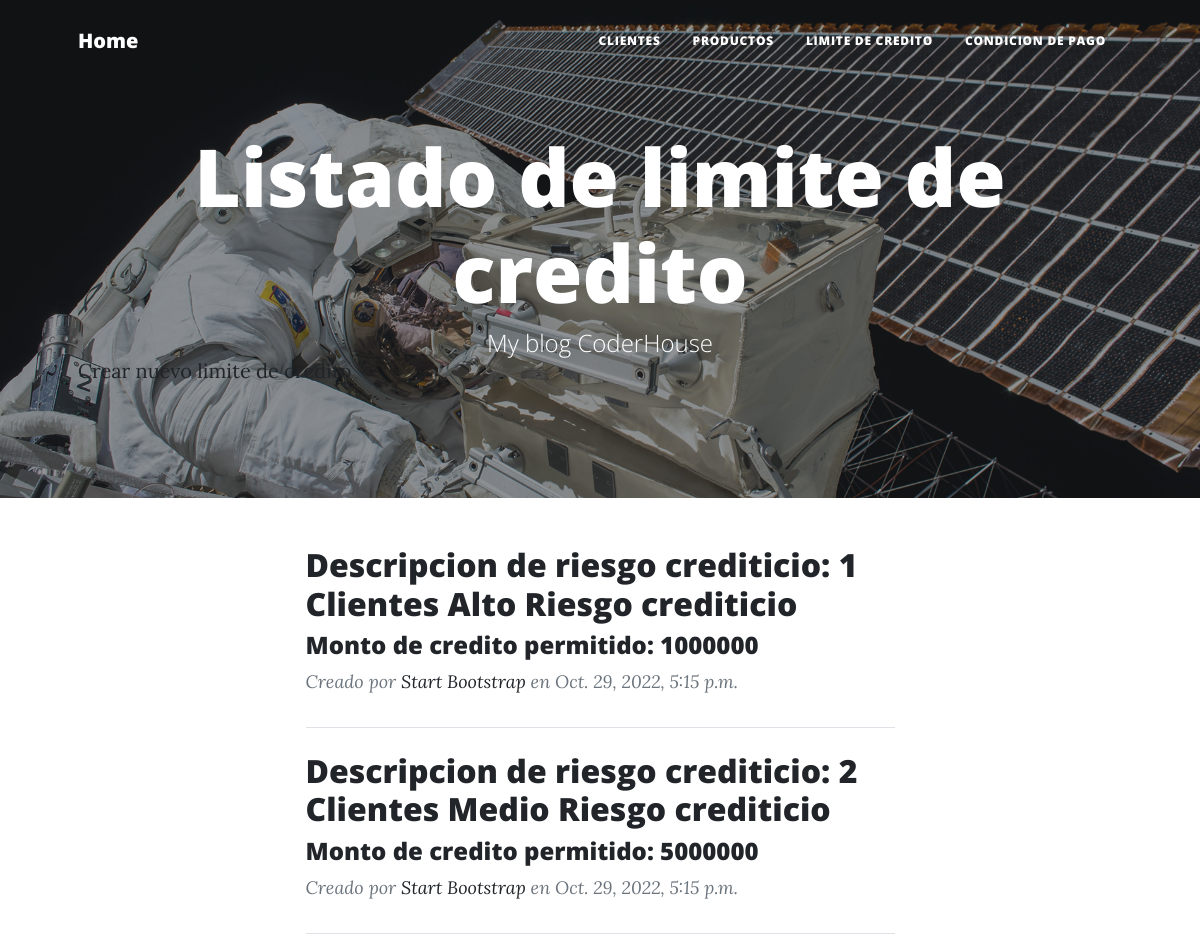
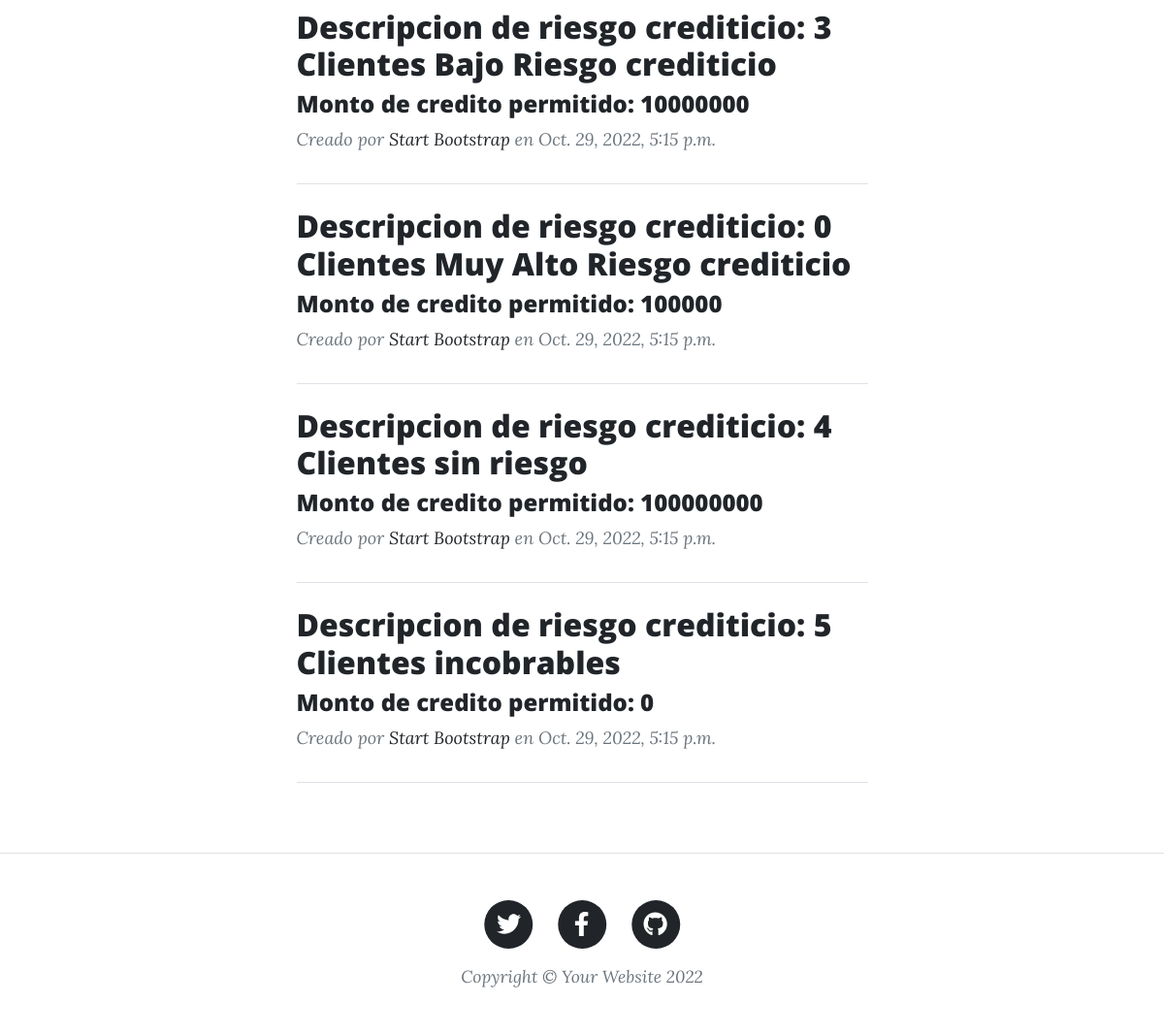
The app's page /credit/credits with its own data (2 pictures, top to bottom).
### credit/models.py (models this page shows, shortened)
class Credit(models.Model):
    code = models.IntegerField()
    description = models.CharField(max_length=40)
    amount = models.IntegerField()
    created_at = models.DateTimeField(auto_now_add=True)
    updated_at = models.DateTimeField(auto_now=True)

### credit/views.py (the view)
# urls.py: path("credits", views.credits, name= "credit-list"),
def credits(request):
    credits = Credit.objects.all()
    context_dict = {"credits": credits}
    return render(
        request=request,
        context=context_dict,
        template_name="credit/credit_list.html",
    )

### credit/templates/credit/credit_list.html (shortened to what this page needs)
{% extends "home/index.html" %}
{% load static %}
{% block tp_intermedio_header %}
    <header class="masthead" style="background-image: url('../../static/home/assets/img/post-bg.jpg')">
        <div class="container position-relative px-4 px-lg-5">
            <div class="row gx-4 gx-lg-5 justify-content-center">
                <div class="col-md-15 col-lg-16 col-xl-14">
                    <div class="site-heading">
                        <h1>Listado de limite de credito</h1>
                        <span class="subheading">My blog CoderHouse</span>
                    </div>
                </div>
            </div>
            <a class="button_custom" href="{% url 'credit:credit-add' %}">Crear nuevo limite de credito</a>
        </div>
    </header>
{% endblock %}
{% block tp_intermedio_content %}
    {% for credit in credits %}
        <div class="post-preview">
            <h2 class="post-title"> Descripcion de riesgo crediticio: {{ credit.code }}  {{ credit.description }}</h2>
            <h4 class="post-subtitle">Monto de credito permitido: {{ credit.amount }}</h4>
            <p class="post-meta">
                Creado por
                <a href="#!">Start Bootstrap</a>
                en {{ credit.created_at }}
            </p>
        </div>
        <hr class="my-4" />
    {% endfor %}
    <div class="container p-4">
    </div>
{% endblock %}

### records on screen
Credit: code "1", description "Clientes Alto Riesgo crediticio", amount "1000000", created_at "Oct. 29, 2022, 5:15 p.m."
Credit: code "2", description "Clientes Medio Riesgo crediticio", amount "5000000", created_at "Oct. 29, 2022, 5:15 p.m."
Credit: code "3", description "Clientes Bajo Riesgo crediticio", amount "10000000", created_at "Oct. 29, 2022, 5:15 p.m."
Credit: code "0", description "Clientes Muy Alto Riesgo crediticio", amount "100000", created_at "Oct. 29, 2022, 5:15 p.m."
Credit: code "4", description "Clientes sin riesgo", amount "100000000", created_at "Oct. 29, 2022, 5:15 p.m."
Credit: code "5", description "Clientes incobrables", amount "0", created_at "Oct. 29, 2022, 5:15 p.m."
